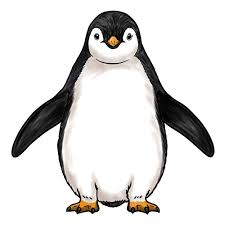
#> input picture Robotics/Robotiq_Bourges/Drawing/penguin_easy.jpeg, 225 x 225 px
$ python image_to_gcode.py
#> lines starting #> are read from the running program, lines starting #| are printed output that depends on the picture; after the words box and inside, x2 and y2 are one past the last pixel; in counts of white or black regions, pixels touching at a corner belong together
#> the answer given: penguin_easy.jpeg
import cv2
import numpy as np
import matplotlib.pyplot as plt
from matplotlib.patches import Polygon
from matplotlib.collections import LineCollection
import os

class ImageToGcode:
    def __init__(self, image_path, threshold_value=127, epsilon_factor=0.01):
        """
        Initialize the image to G-code converter

        Parameters:
        - image_path: Path to the input image
        - threshold_value: Threshold for binary conversion (0-255)
        - epsilon_factor: Contour simplification factor (smaller = more detail)
        """
        self.image_path = image_path
        self.threshold_value = threshold_value
        self.epsilon_factor = epsilon_factor
        self.original_image = None
        self.binary_image = None
        self.contours = None
        self.simplified_contours = None
        self.gcode = []

    def load_image(self):
        """Load and preprocess the image"""
        # Read image
        self.original_image = cv2.imread(self.image_path)
#> self.original_image is the input picture: shape (225, 225, 3); mean B, G, R 220.4, 221.5, 222.5
        if self.original_image is None:
            raise ValueError(f"Could not load image from {self.image_path}")

        # Convert to grayscale
        gray = cv2.cvtColor(self.original_image, cv2.COLOR_BGR2GRAY)

        # Apply binary threshold
        _, self.binary_image = cv2.threshold(gray, self.threshold_value, 255, cv2.THRESH_BINARY_INV)
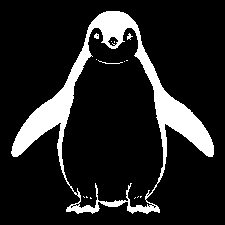
#> self.binary_image: shape (225, 225); 13.4% white; 15 white regions (11 under 20 px)

        print(f"✓ Image loaded: {self.original_image.shape}")
#| ✓ Image loaded: (225, 225, 3)
        return self.binary_image

    def extract_contours(self):
        """Extract contours from the binary image"""
        if self.binary_image is None:
            self.load_image()

        # Find contours
        contours, hierarchy = cv2.findContours(
            self.binary_image,
            cv2.RETR_TREE,
            cv2.CHAIN_APPROX_SIMPLE
        )
#> contours = 26 contours, 23 with area under 20; largest, box (x1, y1, x2, y2) and area: (11, 11, 214, 214) 19562, (61, 27, 164, 209) 13471, (107, 36, 119, 47) 72

        self.contours = contours
#> self.contours has the same summary as contours
        print(f"✓ Found {len(contours)} contours")
#| ✓ Found 26 contours
        return contours

    def simplify_contours(self):
        """Simplify contours using Douglas-Peucker algorithm"""
        if self.contours is None:
            self.extract_contours()

        self.simplified_contours = []

        for contour in self.contours:
            # Calculate epsilon as a percentage of the contour perimeter
            epsilon = self.epsilon_factor * cv2.arcLength(contour, True)

            # Approximate contour
            simplified = cv2.approxPolyDP(contour, epsilon, True)

            # Only keep contours with at least 3 points
            if len(simplified) >= 3:
                self.simplified_contours.append(simplified)
#> this loop made 26 passes
#> (epsilon, simplified) on passes 3, 8, 9, 11, 12, 14, 15, 17, 18, 19, 20, 21: (0.0283, [[148, 206], [149, 205], [150, 206], [149, 207]]), (0.0283, [[146, 195], [147, 194], [148, 195], [147, 196]]), (0.0283, [[147, 194], [148, 193], [149, 194], [148, 195]]), (0.01, [[114, 41], [114, 42]]), (0, [[111, 41]]), (0.0141, [[135, 197], [134, 198]]), (0.0171, [[90, 197], [90, 198], [91, 198]]), (0.0141, [[138, 196], [137, 197]]), (0.0171, [[86, 196], [86, 197], [87, 197]]), (0.0141, [[83, 196], [84, 197]]), (0, [[124, 61]]), (0.01, [[126, 60], [127, 60]])
#> epsilon on passes 1, 2, 4, 5, 6, 7: 4.31, 0.0454, 0.0454, 0.0383, 0.0483, 0.0524
#> after the loop, self.simplified_contours = 18 contours, 15 with area under 20; largest, box (x1, y1, x2, y2) and area: (11, 11, 214, 214) 19418, (63, 27, 164, 209) 13204, (107, 36, 119, 47) 72

        print(f"✓ Simplified to {len(self.simplified_contours)} contours")
#| ✓ Simplified to 18 contours
        return self.simplified_contours

    def generate_gcode(self, feedrate=1000, z_draw=-1, z_safe=5, scale=1.0):
        """
        Generate G-code from simplified contours

        Parameters:
        - feedrate: Feed rate in mm/min
        - z_draw: Z height when drawing (negative = down)
        - z_safe: Z height when moving (positive = up)
        - scale: Scaling factor for coordinates
        """
#> called with feedrate = 1000, z_draw = -1, z_safe = 5, scale = 0.1
        if self.simplified_contours is None:
            self.simplify_contours()

        self.gcode = []

        # G-code header
        self.gcode.append("; G-code generated from image")
        self.gcode.append(f"; Image: {os.path.basename(self.image_path)}")
        self.gcode.append(f"; Contours: {len(self.simplified_contours)}")
        self.gcode.append("")
        self.gcode.append("G21 ; Set units to millimeters")
        self.gcode.append("G90 ; Absolute positioning")
        self.gcode.append(f"G0 Z{z_safe} F{feedrate} ; Move to safe height")
        self.gcode.append("G0 X0 Y0 ; Move to origin")
        self.gcode.append("")

        # Process each contour
        for idx, contour in enumerate(self.simplified_contours):
            self.gcode.append(f"; Contour {idx + 1} ({len(contour)} points)")

            for i, point in enumerate(contour):
                x = point[0][0] * scale
                y = point[0][1] * scale

                if i == 0:
                    # Move to start position with pen up
                    self.gcode.append(f"G0 Z{z_safe} ; Pen up")
                    self.gcode.append(f"G0 X{x:.3f} Y{y:.3f} ; Move to start")
                    self.gcode.append(f"G1 Z{z_draw} F{feedrate} ; Pen down")
                else:
                    # Draw line
                    self.gcode.append(f"G1 X{x:.3f} Y{y:.3f}")

            # Close the contour
            first_point = contour[0][0]
            x = first_point[0] * scale
            y = first_point[1] * scale
            self.gcode.append(f"G1 X{x:.3f} Y{y:.3f} ; Close contour")
            self.gcode.append("")
#> this loop made 18 passes
#> (first_point, x, y) on passes 1, 2, 4, 5, 6, 7, 10, 11, 15, 16, 17: ([106, 11], 10.6, 1.1), ([153, 207], 15.3, 20.7), ([70, 207], 7, 20.7), ([151, 205], 15.1, 20.5), ([72, 205], 7.2, 20.5), ([75, 204], 7.5, 20.4), ([111, 36], 11.1, 3.6), ([94, 27], 9.4, 2.7), ([98, 60], 9.8, 6), ([129, 33], 12.9, 3.3), ([96, 33], 9.6, 3.3)
#> (contour, x, y) on passes 3, 8, 9, 12, 13, 14: ([[148, 206], [149, 205], [150, 206], [149, 207]], 14.8, 20.6), ([[146, 195], [147, 194], [148, 195], [147, 196]], 14.6, 19.5), ([[147, 194], [148, 193], [149, 194], [148, 195]], 14.7, 19.4), ([[90, 197], [90, 198], [91, 198]], 9, 19.7), ([[141, 196], [140, 196], [140, 197]], 14.1, 19.6), ([[86, 196], [86, 197], [87, 197]], 8.6, 19.6)
#> after the loop, self.gcode = 271 items, first 6: '; G-code generated from image', '; Image: penguin_easy.jpeg', '; Contours: 18', '', 'G21 ; Set units to millimeters', 'G90 ; Absolute positioning'

        # G-code footer
        self.gcode.append(f"G0 Z{z_safe} ; Pen up")
        self.gcode.append("G0 X0 Y0 ; Return to origin")
        self.gcode.append("M2 ; End program")

        print(f"✓ Generated {len(self.gcode)} lines of G-code")
#| ✓ Generated 274 lines of G-code
        return self.gcode

    def save_gcode(self, output_path):
        """Save G-code to file"""
        if not self.gcode:
            self.generate_gcode()

        with open(output_path, 'w') as f:
            f.write('\n'.join(self.gcode))

        print(f"✓ G-code saved to: {output_path}")

    def visualize(self, show_original=True, show_binary=True, show_contours=True, show_path=True):
        """Visualize the processing steps and final result"""
#> called with show_original = True, show_binary = True, show_contours = True, show_path = True
        if self.simplified_contours is None:
            self.simplify_contours()

        num_plots = sum([show_original, show_binary, show_contours, show_path])
        fig, axes = plt.subplots(1, num_plots, figsize=(5*num_plots, 5))

        if num_plots == 1:
            axes = [axes]

        plot_idx = 0

        # Original image
        if show_original:
            axes[plot_idx].imshow(cv2.cvtColor(self.original_image, cv2.COLOR_BGR2RGB))
            axes[plot_idx].set_title('Original Image')
            axes[plot_idx].axis('off')
            plot_idx += 1

        # Binary image
        if show_binary:
            axes[plot_idx].imshow(self.binary_image, cmap='gray')
            axes[plot_idx].set_title('Binary Image')
            axes[plot_idx].axis('off')
            plot_idx += 1

        # Contours on original
        if show_contours:
            img_with_contours = self.original_image.copy()
            cv2.drawContours(img_with_contours, self.simplified_contours, -1, (0, 255, 0), 2)
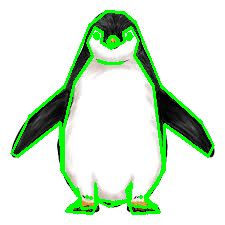
#> img_with_contours: shape (225, 225, 3); 8.25% of pixels changed, all inside (x1, y1, x2, y2) = (10, 10, 215, 215)
            axes[plot_idx].imshow(cv2.cvtColor(img_with_contours, cv2.COLOR_BGR2RGB))
            axes[plot_idx].set_title(f'Simplified Contours ({len(self.simplified_contours)})')
            axes[plot_idx].axis('off')
            plot_idx += 1

        # Drawing path visualization
        if show_path:
            axes[plot_idx].set_aspect('equal')
            axes[plot_idx].set_title('G-code Path Preview')
            axes[plot_idx].set_xlabel('X (pixels)')
            axes[plot_idx].set_ylabel('Y (pixels)')

            # Draw each contour as a path
            for idx, contour in enumerate(self.simplified_contours):
                points = contour.reshape(-1, 2)

                # Close the contour
                points = np.vstack([points, points[0]])

                # Plot the path
                axes[plot_idx].plot(points[:, 0], points[:, 1], 'b-', linewidth=1.5, alpha=0.7)
                axes[plot_idx].plot(points[0, 0], points[0, 1], 'go', markersize=8, label='Start' if idx == 0 else '')
                axes[plot_idx].plot(points[:, 0], points[:, 1], 'r.', markersize=3)
#> this loop made 18 passes
#> points on passes 3, 8, 9, 12, 13, 14, 18: [[148, 206], [149, 205], [150, 206], [149, 207]], [[146, 195], [147, 194], [148, 195], [147, 196]], [[147, 194], [148, 193], [149, 194], [148, 195]], [[90, 197], [90, 198], [91, 198], [90, 197]], [[141, 196], [140, 196], [140, 197], [141, 196]], [[86, 196], [86, 197], [87, 197], [86, 196]], [[96, 35], [97, 34], [98, 35], [97, 36]]

            # Invert Y axis to match image coordinates
            axes[plot_idx].invert_yaxis()
            axes[plot_idx].grid(True, alpha=0.3)
            if len(self.simplified_contours) > 0:
                axes[plot_idx].legend()

        plt.tight_layout()
        plt.savefig('preview.png', dpi=150, bbox_inches='tight')
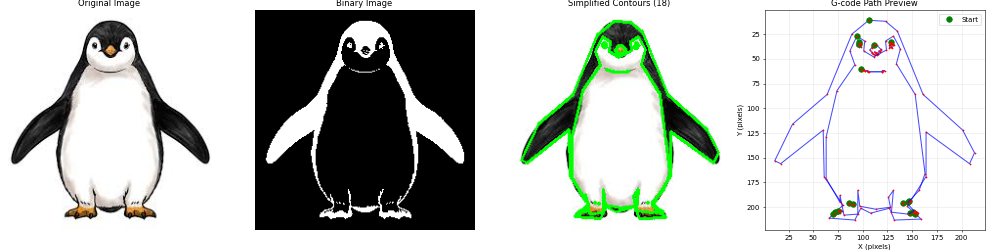
#> figure drawn by matplotlib, 4 panels
        print("✓ Preview saved as 'preview.png'")
        plt.show()

        return fig


def main():
    """Example usage"""
    print("=" * 60)
    print("IMAGE TO G-CODE CONVERTER")
    print("=" * 60)
    print()

    # Check for example image
    image_path = input("Enter the path to your image (png/jpg/jpeg): ").strip().strip('"')

    if not os.path.exists(image_path):
        print(f"Error: Image not found at {image_path}")
        return

    print()
    print("Processing...")
    print("-" * 60)

    # Create converter instance
    converter = ImageToGcode(
        image_path=image_path,
        threshold_value=127,  # Adjust this (0-255) for better edge detection
        epsilon_factor=0.005  # Adjust this (0.001-0.05) for simplification
    )

    # Process image
    converter.load_image()
    converter.extract_contours()
    converter.simplify_contours()

    # Generate G-code
    converter.generate_gcode(
        feedrate=1000,
        z_draw=-1,
        z_safe=5,
        scale=0.1  # Scale down from pixels to mm
    )

    # Save G-code
    output_gcode = os.path.splitext(image_path)[0] + '_output.gcode'
    converter.save_gcode(output_gcode)

    print("-" * 60)
    print()
    print("Visualizing results...")

    # Visualize
    converter.visualize()

    print()
    print("=" * 60)
    print("DONE!")
    print(f"G-code file: {output_gcode}")
    print("=" * 60)


if __name__ == "__main__":
    main()
